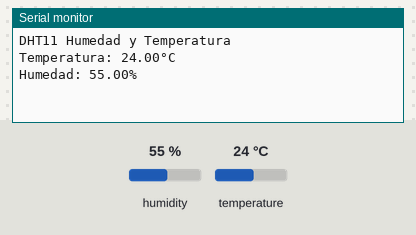
Recording of a sketch running on a simulated Arduino Uno, built with avr-gcc and run on an emulated ATmega328P. Shown: the last lines printed to the serial monitor. Inputs (shaded band) come from the test bench; at power-on: humidity 55 %, temperature 24 °C.

Above: at 2.7 s.
2.8 s: humidity set to 22 %
At 4.5 s:
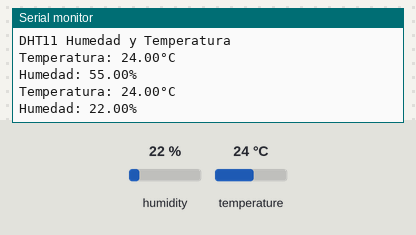
5.5 s: temperature set to 12 °C
At 6.9 s:
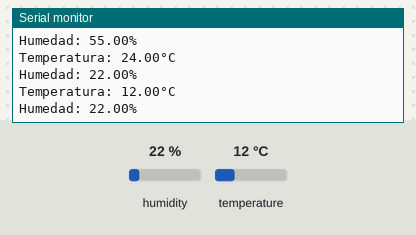
8.2 s: humidity set to 40 %
At 10.5 s:
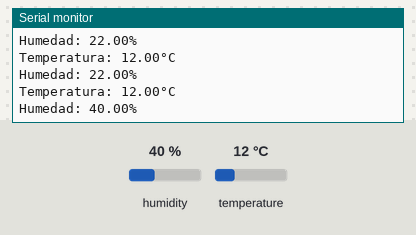
Timing chart, 0 to 12.0 s (numbered marks = the images above; inputs shaded):
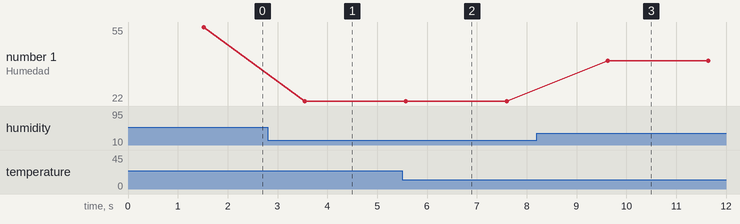

Measured:
- after the input at 2.8 s, the serial monitor: prints a new line after 0.75 s (image 1)
- after the input at 5.5 s, the serial monitor: prints a new line after 0.05 s (image 2)
- after the input at 8.2 s, the serial monitor: prints a new line after 1.4 s (image 3)
- plotted number 1: 55 → 22 after the input at 2.8 s, 22 → 40 after the input at 8.2 s

The sketch:

dhttest.ino
```cpp
#include <DHT.h>

#define DHT_PIN A0
#define DHT_TYPE DHT11

DHT dht(DHT_PIN, DHT_TYPE);
void setup(){
    Serial.begin(115200);
    delay(500);
    Serial.println("DHT11 Humedad y Temperatura\n\n");
    delay(1000);
    dht.begin();
}

void loop(){

    Serial.print("Temperatura: ");
    Serial.print(dht.readTemperature());
    Serial.println("°C");
    Serial.print("Humedad: ");
    Serial.print(dht.readHumidity());
    Serial.print("%");
    Serial.println("\n");
    delay(2000);
}
```
